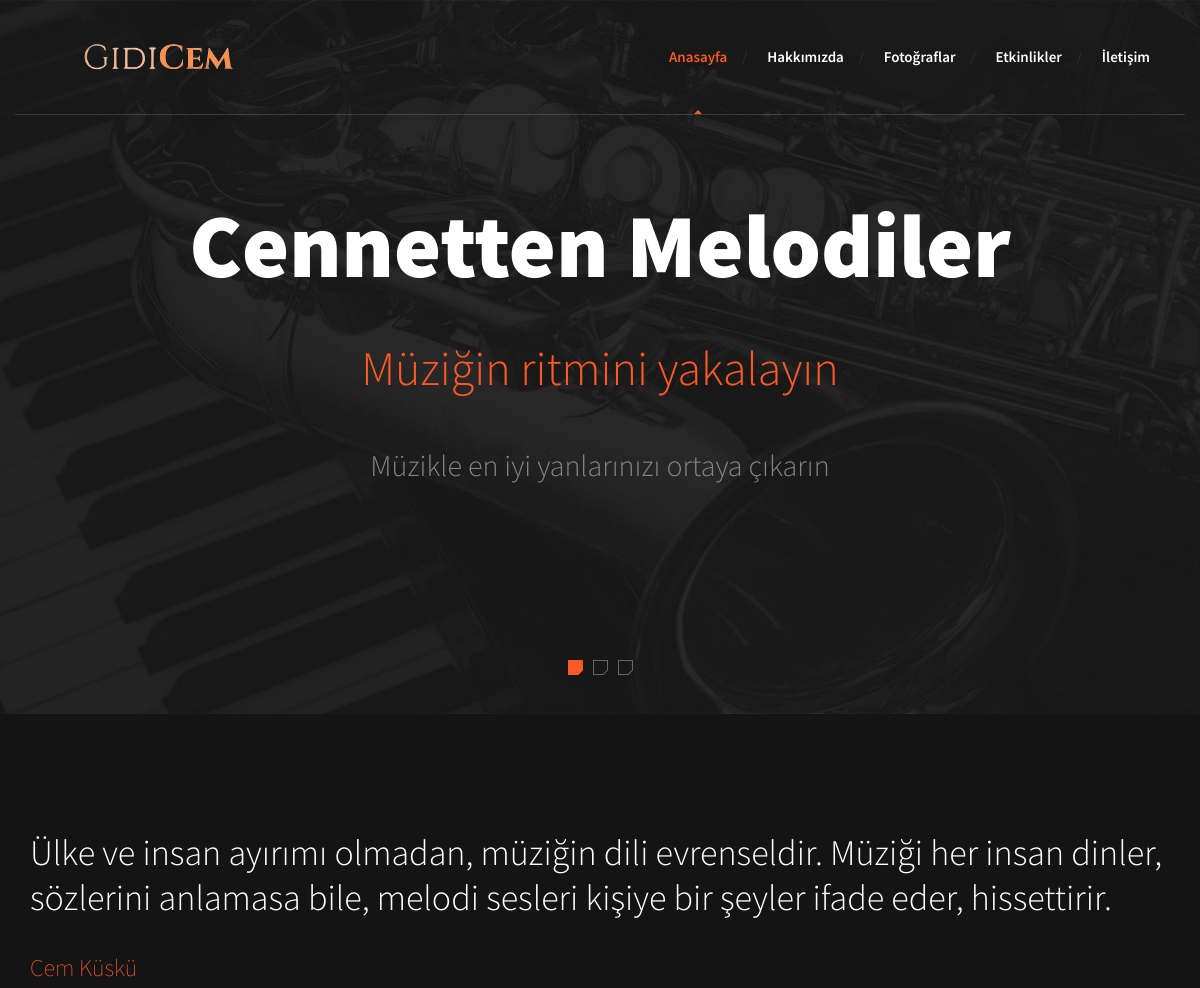
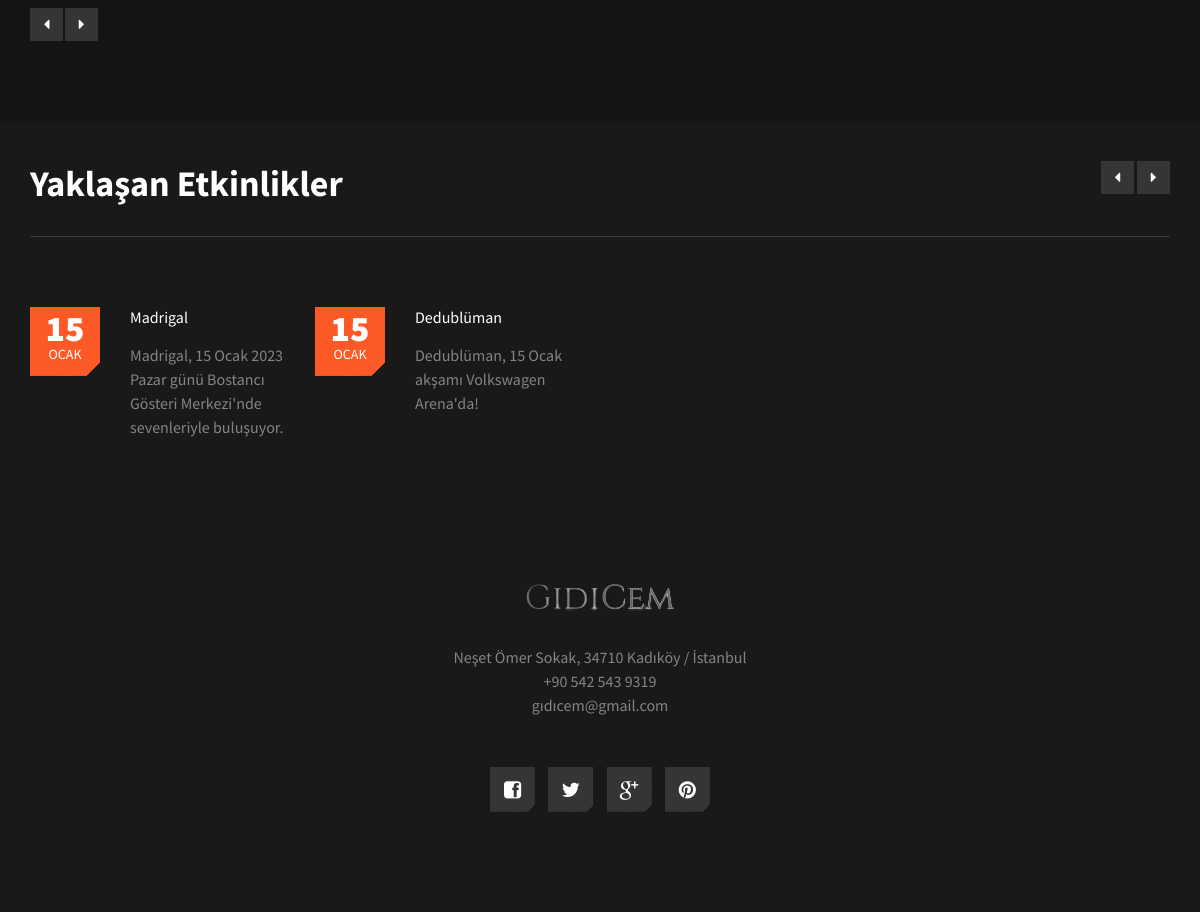
Page /gidicem/index.php on the committed database (2 pictures, top to bottom).
### tables this page shows
CREATE TABLE IF NOT EXISTS `anasayfa_hero` (
  `id` int(11) NOT NULL AUTO_INCREMENT,
  `baslik` varchar(250) NOT NULL,
  `slogan` varchar(250) NOT NULL,
  `aciklama` varchar(250) NOT NULL,
  PRIMARY KEY (`id`)
);

CREATE TABLE IF NOT EXISTS `ozlu` (
  `id` int(11) NOT NULL AUTO_INCREMENT,
  `soz_sahibi` varchar(50) NOT NULL,
  `soz` varchar(255) NOT NULL,
  PRIMARY KEY (`id`)
);

CREATE TABLE IF NOT EXISTS `yaklasan_etkinlikler` (
  `id` int(11) NOT NULL AUTO_INCREMENT,
  `gun` varchar(50) NOT NULL,
  `ay` varchar(50) NOT NULL,
  `baslik` varchar(250) NOT NULL,
  `icerik` varchar(250) NOT NULL,
  PRIMARY KEY (`id`)
);

### gidicem/index.php (the view, shortened to what this page needs)
<!DOCTYPE html>
<html lang="tr">
	<head>
		<link href="fonts/font-awesome.min.css" rel="stylesheet" type="text/css">
		<link rel="stylesheet" href="style.css">
	</head>
	<?php
	$json_string = 'https://api.genelpara.com/embed/doviz.json';
	$jsondata = file_get_contents($json_string);
	$obj = json_decode($jsondata, true);
	print_r($obj["USD"]);
	?>
	<body class="header-collapse">
		<div id="site-content">
			<?php include("header.php") ?>
			<div class="hero">
				<div class="slider">
					<ul class="slides">
					<?php
                            $conn = new PDO("mysql:host=localhost;dbname=gidicem;charset=utf8", "root", "");
                              $veri = $conn
                              ->query("SELECT * FROM anasayfa_hero")
                              ->fetchAll();
							  foreach($veri as $row){
								echo "<li class=\"lazy-bg\" data-background=\"dummy/slide-1.jpg\">
								<div class=\"container\">
								<h2 class=\"slide-title\">".$row[1]."</h2>
								<h3 class=\"slide-subtitle\">".$row[2]."</h3>
								<p class=\"slide-desc\">".$row[3]."</p>
								</div>
								</li>";
							}
						?>
					</ul>
				</div>
			</div>
			<main class="main-content">
				<div class="fullwidth-block testimonial-section">
					<div class="container">
						<div class="quote-slider">
							<ul class="slides">
									<?php
									$conn = new PDO("mysql:host=localhost;dbname=gidicem;charset=utf8", "root", "");
									$veri = $conn
									->query("SELECT * FROM ozlu")
									->fetchAll();
									foreach($veri as $row){
										echo "<li>
										<blockquote>
										<p>".$row[2]."</p>
										<cite>".$row[1]."</cite>
									</blockquote>
									</li>";
									}
								?>
							</ul>
						</div>
					</div>
				</div>
				<div class="fullwidth-block upcoming-event-section" data-bg-color="#191919">
					<div class="container">
						<header class="section-header">
							<h2 class="section-title">Yaklaşan Etkinlikler</h2>
							<div class="event-nav">
								<a class="prev" id="event-prev" href="#"><i class="fa fa-caret-left"></i></a>
	    						<a class="next" id="event-next" href="#"><i class="fa fa-caret-right"></i></a>
							</div>
						</header>
						<div class="event-carousel">
						<?php
									$conn = new PDO("mysql:host=localhost;dbname=gidicem;charset=utf8", "root", "");
									$veri = $conn
									->query("SELECT * FROM yaklasan_etkinlikler")
									->fetchAll();
									foreach($veri as $row){
										echo "
										<div class=\"event\">
								<div class=\"entry-date\">
									<div class=\"date\">".$row[1]."</div>
									<span class=\"month\">".$row[2]."</span>
								</div>
								<h2 class=\"entry-title\"><a href=\"blog.php\">".$row[3]."</a></h2>
								<p>".$row[4]."</p>
							</div>";
									}
								?>
						</div>
					</div>
				</div>
			</main>
			<?php include("foother.php") ?>
		</div>
	</body>
</html>

### gidicem/header.php (shortened to what this page needs)
<header class="site-header">
				<div class="container">
					<a href="index.php" id="branding">
						<img src="dummy/logo.png" alt="Site Title">
					</a>
					<nav class="main-navigation">
						<ul class="menu">
							<li class="menu-item current-menu-item"><a href="index.php">Anasayfa</a></li>
							<li class="menu-item"><a href="about.php">Hakkımızda</a></li>
							<li class="menu-item"><a href="gallery.php">Fotoğraflar</a></li>
							<li class="menu-item"><a href="blog.php">Etkinlikler</a></li>
							<li class="menu-item"><a href="contact.php">İletişim</a></li>
						</ul>
					</nav>
				</div>
			</header>

### gidicem/foother.php
<footer class="site-footer">
    <div class="container">
        <img src="dummy/logo-footer.png" alt="Site Name">
        <address>
            <p>Neşet Ömer Sokak, 34710 Kadıköy / İstanbul<br><a href="tel:5425439319">+90 542 543 9319</a> <br> <a href="mailto:gıdıcem@gmail.com">gıdıcem@gmail.com</a></p>
        </address>
        <div class="social-links">
            <a href="#"><i class="fa fa-facebook-square"></i></a>
            <a href="#"><i class="fa fa-twitter"></i></a>
            <a href="#"><i class="fa fa-google-plus"></i></a>
            <a href="#"><i class="fa fa-pinterest"></i></a>
        </div>
    </div>
</footer>

### rows in the picture
anasayfa_hero: baslik "Cennetten Melodiler", slogan "Müziğin ritmini yakalayın", aciklama "Müzikle en iyi yanlarınızı ortaya çıkarın"
ozlu: soz "Ülke ve insan ayırımı olmadan, müziğin dili evrenseldir. Müziği her insan dinler, sözlerini anlamasa bile, melodi sesleri kişiye bir şeyler ifade eder, hissettirir.", soz_sahibi "Cem Küskü"
yaklasan_etkinlikler: gun "15", ay "OCAK", baslik "Madrigal", icerik "Madrigal, 15 Ocak 2023 Pazar günü Bostancı Gösteri Merkezi'nde sevenleriyle buluşuyor."
yaklasan_etkinlikler: gun "15", ay "OCAK", baslik "Dedublüman", icerik "Dedublüman, 15 Ocak akşamı Volkswagen Arena'da!"
